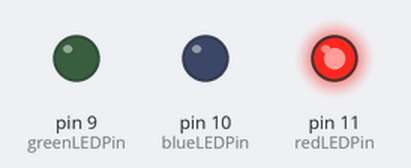
This sketch was run on a simulated Arduino Uno, built with avr-gcc and run on an emulated ATmega328P. On the bench: output pins drawn as LEDs (lit = HIGH).

Above: at 0.2 s.
At 1.2 s:
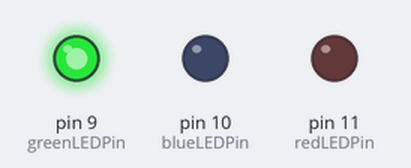
At 1.7 s:
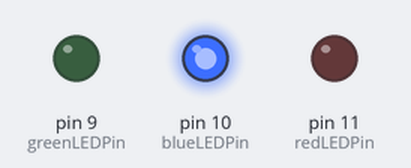
At 3.2 s:
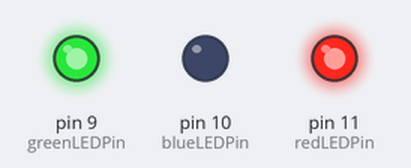
At 4.7 s:
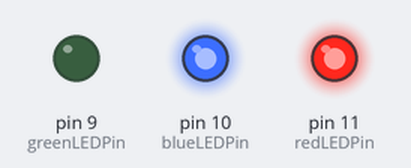
Timing chart, 0 to 5.8 s (numbered marks = the images above):
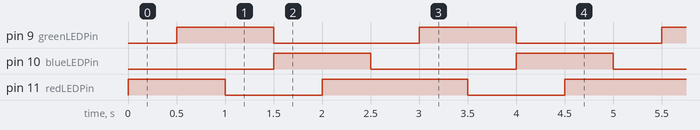

The sketch:

Color_Mixing_Lamp_3.ino
```cpp
const int redLEDPin = 11;
const int greenLEDPin = 9;
const int blueLEDPin = 10;

int redValue = 0;
int greenValue = 0;
int blueValue = 0;

int redSensorValue = 0;
int greenSensorValue = 0;
int blueSensorValue = 0;

void setup() {

  Serial.begin(9600);

  pinMode(redLEDPin, OUTPUT);
  pinMode(greenLEDPin, OUTPUT);
  pinMode(blueLEDPin, OUTPUT);

}

void loop() {
/*
  redSensorValue = analogRead(redSensorPin);
 // delay(5);
  greenSensorValue = analogRead(greenSensorPin);
//  delay(5);
  blueSensorValue = analogRead(blueSensorPin);

  Serial.print("Raw Sensor Values \t Red: ");
  Serial.print(redSensorValue);
  Serial.print("\t Green: ");
  Serial.print(greenSensorValue);
  Serial.print("\t Blue: ");
  Serial.println(blueSensorValue);

  redValue = redSensorValue/4;
  greenValue = greenSensorValue/4;
  blueValue = blueSensorValue/4;

  Serial.print("Mapped Sensor Values \t Red: ");
  Serial.print(redValue);
  Serial.print("\t Green: ");
  Serial.print(greenValue);
  Serial.print("\t Blue: ");
  Serial.println(blueValue);
*/
  analogWrite(redLEDPin, 255);
  analogWrite(greenLEDPin, 0);
  analogWrite(blueLEDPin, 0);

  delay(500);

  analogWrite(redLEDPin, 255);
  analogWrite(greenLEDPin, 255);
  analogWrite(blueLEDPin, 0);

  delay(500);

  analogWrite(redLEDPin, 0);
  analogWrite(greenLEDPin, 255);
  analogWrite(blueLEDPin, 0);

  delay(500);

  analogWrite(redLEDPin, 0);
  analogWrite(greenLEDPin, 0);
  analogWrite(blueLEDPin, 255);

  delay(500);

  analogWrite(redLEDPin, 255);
  analogWrite(greenLEDPin, 0);
  analogWrite(blueLEDPin, 255);

  delay(500);
}
```

Measured:
- by itself, pin 9 (greenLEDPin), pin 10 (blueLEDPin): alternates HIGH for 1.0 s and LOW for 1.5 s
- by itself, pin 11 (redLEDPin): repeats every 2.5 s: LOW 1.0 s, HIGH 1.5 s
- by itself, everything shown: repeats every 2.5 s, in 5 steps
